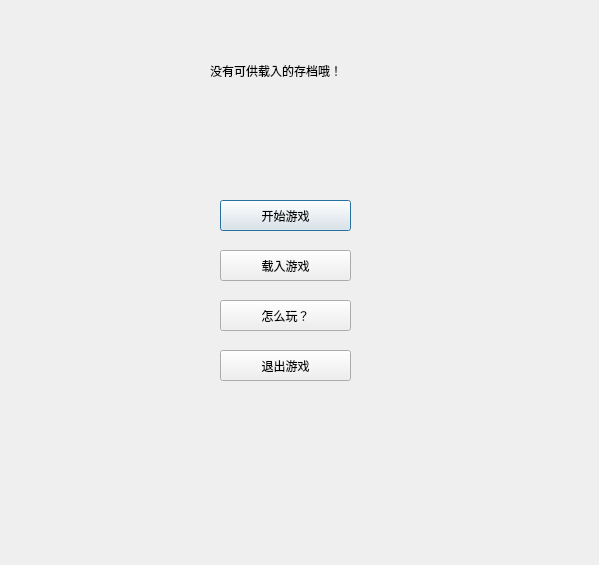
<?xml version="1.0" encoding="UTF-8"?>
<ui version="4.0">
 <class>OpenMenu</class>
 <widget class="QDialog" name="OpenMenu">
  <property name="geometry">
   <rect>
    <x>0</x>
    <y>0</y>
    <width>599</width>
    <height>565</height>
   </rect>
  </property>
  <property name="windowTitle">
   <string>Qlink</string>
  </property>
  <property name="styleSheet">
   <string notr="true">background-image: url(:/res/open.jpg);</string>
  </property>
  <widget class="QPushButton" name="startButton">
   <property name="geometry">
    <rect>
     <x>220</x>
     <y>200</y>
     <width>131</width>
     <height>31</height>
    </rect>
   </property>
   <property name="text">
    <string>开始游戏</string>
   </property>
  </widget>
  <widget class="QPushButton" name="loadButton">
   <property name="geometry">
    <rect>
     <x>220</x>
     <y>250</y>
     <width>131</width>
     <height>31</height>
    </rect>
   </property>
   <property name="text">
    <string>载入游戏</string>
   </property>
  </widget>
  <widget class="QPushButton" name="helpButton">
   <property name="geometry">
    <rect>
     <x>220</x>
     <y>300</y>
     <width>131</width>
     <height>31</height>
    </rect>
   </property>
   <property name="text">
    <string>怎么玩？</string>
   </property>
  </widget>
  <widget class="QPushButton" name="exitButton">
   <property name="geometry">
    <rect>
     <x>220</x>
     <y>350</y>
     <width>131</width>
     <height>31</height>
    </rect>
   </property>
   <property name="text">
    <string>退出游戏</string>
   </property>
  </widget>
  <widget class="QLabel" name="label">
   <property name="geometry">
    <rect>
     <x>210</x>
     <y>60</y>
     <width>211</width>
     <height>21</height>
    </rect>
   </property>
   <property name="text">
    <string>没有可供载入的存档哦！</string>
   </property>
  </widget>
 </widget>
 <resources/>
 <connections/>
</ui>
